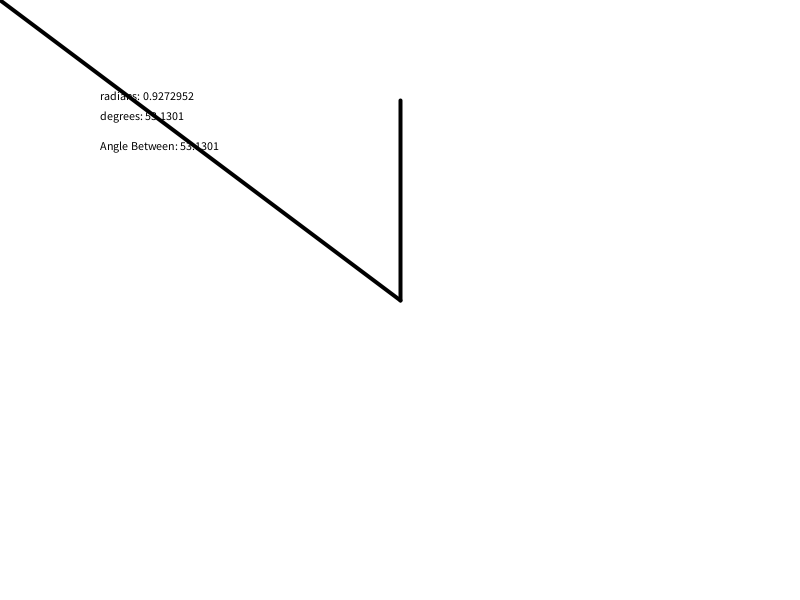
Frame 1 (no input)
Frame 60 (the mouse pressed at the canvas centre just before this capture): identical to frame 1, image omitted
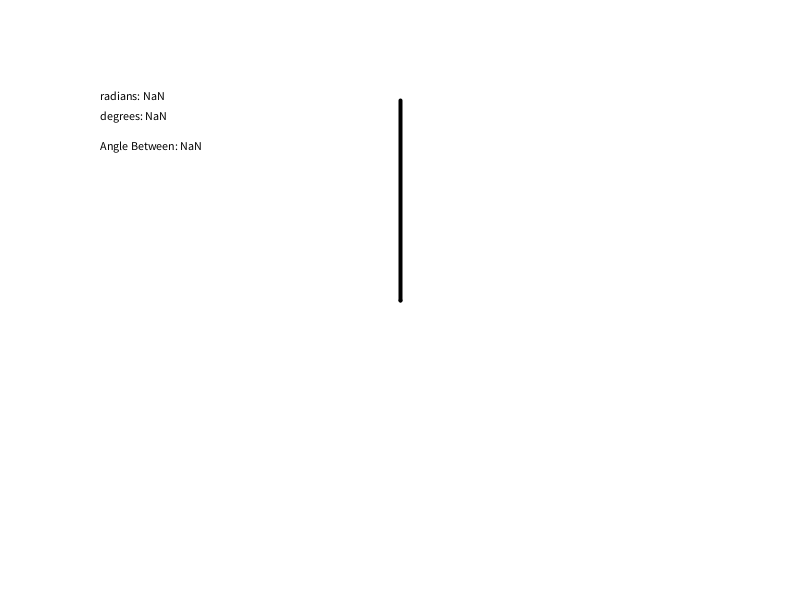
Frame 120 (the mouse held since frame 60 and released just before this capture)

The Processing sketch that drew these frames (run headless with seeded random() and noise(); from frame 60 on, the mouse is pressed at the canvas centre):

// Processing sketch: DotProduct
// ── DotProduct.pde
PVector a;
PVector b;

void setup(){
  size(800,600);
  background(255);
  
  a= new PVector(1,0);//PVector.random2D();
  b= new PVector(0,-1);//PVector.random2D();
  a.mult(200);
  b.mult(200);
  
}

void draw(){
  background(255);
  strokeWeight(4);
  a = new PVector(map(mouseX,0, width, -width/2, width/2), map(mouseY, 0, height, -height/2, height/2));
  line(width/2,height/2, (width/2)+ a.x, (height/2)+a.y);
  line(width/2,height/2, (width/2)+ b.x, (height/2)+b.y);
  // the angle is equal to the arccos of the division between A dot B and the product of a magnitude times b magnitude
  // if two vectors are perpedicular, the a dot b is equal to 0
  //if two vectors are unit vecctors, then the dot product is equal to the cosine of the angle between them  a dot b = cos(theta)
  // WE USE DOT PRODUCT TO FIN THE ANGLE BETWEEN TWO VECTORS
  // The product is equal to (a.x*b.x)+(a.y*b.y)
  //The product a dot b is equal to a.mmagnitude times b.magnitude times cos(theta)
  // cos(theta) = a.dot(b) / (||A|| x ||b||)
  //then 
  // theta = arcsin(a.dot(b) / (||A|| x ||b||))
  float theta = acos(a.dot(b)/ (a.mag()*b.mag()));
  
  fill(0);
  stroke(0);
  //strokeWeight(1);
  text("radians: "+ theta, 100,100);
  text("degrees: "+degrees(theta), 100,120);
  text("Angle Between: " + degrees(theta), 100,150);
}
